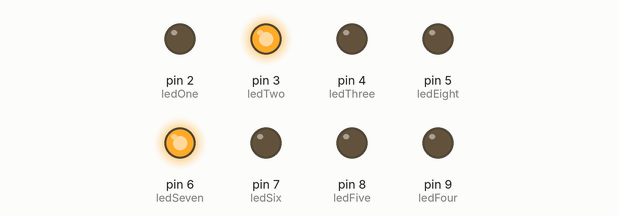
A sketch run on a simulated Arduino Uno, built with avr-gcc and run on an emulated ATmega328P. Parts: output pins drawn as LEDs (lit = HIGH).

Above: at 0.5 s.
At 2.5 s:
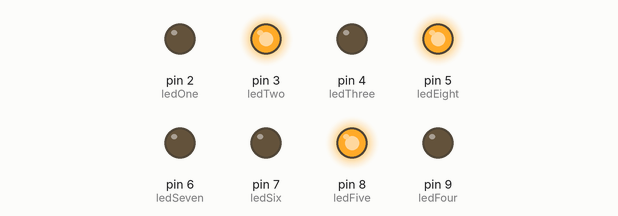
At 3.5 s:
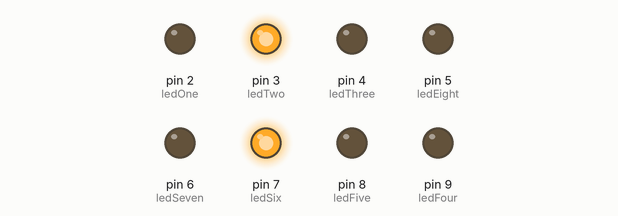
At 5.0 s:
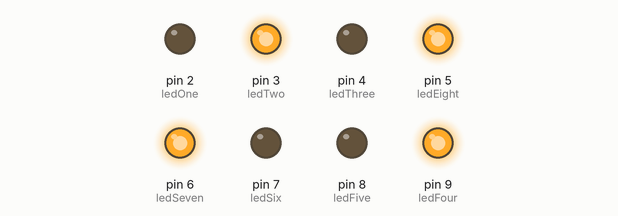
At 7.5 s:
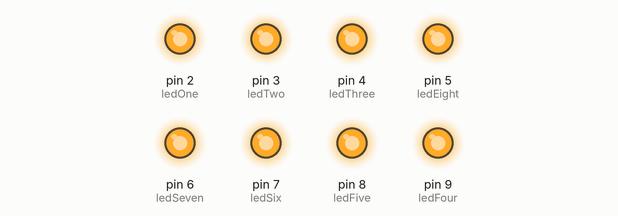
At 10.3 s:
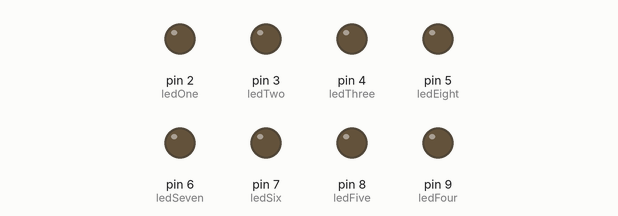
Timing chart, 0 to 15.3 s (numbered marks = the images above):
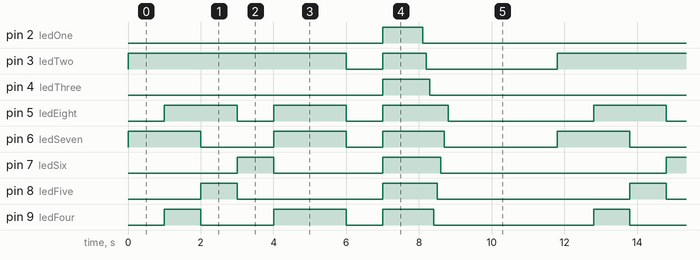

The sketch:

b_sides_2018.ino
```cpp
/*
  Binary Blink

  This super crappy code was written in the haze of cold medicine and has zero guarantee to work.
  In theory, it does.  It will make blinky lights on the B-Sides Seattle badge from 2018

  Do with it what you will.

  Change it, erase it, post it online and mock it incessantly.
*/

int ledOne = 2;
int ledTwo = 3;
int ledThree = 4;
int ledFour = 9;
int ledFive = 8;
int ledSix = 7;
int ledSeven = 6;
int ledEight = 5;

// Timer for the spiral
int timer = 100;
// Array of pin numbers to which LEDs are attached
int ledPins[] = {2, 3, 4, 9, 8, 7, 6, 5};
int pinCount = 8;

// This runs to initiallize as soon as the chip is reset or gets power
void setup() {
  // Initialize Arduino digital pins [2,3,4,5,6,7,8,9] for output
  // Digital pins utilized on the ATMEGA328p are [4,5,6,11,12,13,14,15], which map to the Arduino pins above
  pinMode(ledOne, OUTPUT);
  pinMode(ledTwo, OUTPUT);
  pinMode(ledThree, OUTPUT);
  pinMode(ledFour, OUTPUT);
  pinMode(ledFive, OUTPUT);
  pinMode(ledSix, OUTPUT);
  pinMode(ledSeven, OUTPUT);
  pinMode(ledEight, OUTPUT);
}

// Loop forever and ever and ever and ever (and ever)
// As is, this just turns the LEDs on as "bits" in an ASCII character byte
// LEDs start at the bottom left (7 o'clock or so) and circle around the board clock-wise, positions 1-8
void loop() {
  //B 01000010
  digitalWrite(ledOne, LOW);
  digitalWrite(ledTwo, HIGH);
  digitalWrite(ledThree, LOW);
  digitalWrite(ledFour, LOW);
  digitalWrite(ledFive, LOW);
  digitalWrite(ledSix, LOW);
  digitalWrite(ledSeven, HIGH);
  digitalWrite(ledEight, LOW);
  delay(1000);
  //S 01010011
  digitalWrite(ledOne, LOW);
  digitalWrite(ledTwo, HIGH);
  digitalWrite(ledThree, LOW);
  digitalWrite(ledFour, HIGH);
  digitalWrite(ledFive, LOW);
  digitalWrite(ledSix, LOW);
  digitalWrite(ledSeven, HIGH);
  digitalWrite(ledEight, HIGH);
  delay(1000);
  //I 01001001
  digitalWrite(ledOne, LOW);
  digitalWrite(ledTwo, HIGH);
  digitalWrite(ledThree, LOW);
  digitalWrite(ledFour, LOW);
  digitalWrite(ledFive, HIGH);
  digitalWrite(ledSix, LOW);
  digitalWrite(ledSeven, LOW);
  digitalWrite(ledEight, HIGH);
  delay(1000);
  //D 01000100
  digitalWrite(ledOne, LOW);
  digitalWrite(ledTwo, HIGH);
  digitalWrite(ledThree, LOW);
  digitalWrite(ledFour, LOW);
  digitalWrite(ledFive, LOW);
  digitalWrite(ledSix, HIGH);
  digitalWrite(ledSeven, LOW);
  digitalWrite(ledEight, LOW);
  delay(1000);
  //E 01000101
  digitalWrite(ledOne, LOW);
  digitalWrite(ledTwo, HIGH);
  digitalWrite(ledThree, LOW);
  digitalWrite(ledFour, HIGH);
  digitalWrite(ledFive, LOW);
  digitalWrite(ledSix, LOW);
  digitalWrite(ledSeven, HIGH);
  digitalWrite(ledEight, HIGH);
  delay(1000);
  //S 01010011
  digitalWrite(ledOne, LOW);
  digitalWrite(ledTwo, HIGH);
  digitalWrite(ledThree, LOW);
  digitalWrite(ledFour, HIGH);
  digitalWrite(ledFive, LOW);
  digitalWrite(ledSix, LOW);
  digitalWrite(ledSeven, HIGH);
  digitalWrite(ledEight, HIGH);
  delay(1000);
  // All off
  digitalWrite(ledOne, LOW);
  digitalWrite(ledTwo, LOW);
  digitalWrite(ledThree, LOW);
  digitalWrite(ledFour, LOW);
  digitalWrite(ledFive, LOW);
  digitalWrite(ledSix, LOW);
  digitalWrite(ledSeven, LOW);
  digitalWrite(ledEight, LOW);
  delay(1000);
  // All on
  digitalWrite(ledOne, HIGH);
  digitalWrite(ledTwo, HIGH);
  digitalWrite(ledThree, HIGH);
  digitalWrite(ledFour, HIGH);
  digitalWrite(ledFive, HIGH);
  digitalWrite(ledSix, HIGH);
  digitalWrite(ledSeven, HIGH);
  digitalWrite(ledEight, HIGH);
  delay(1000);
  // loop from the lowest pin to the highest:
  for (int thisPin = 0; thisPin < pinCount; thisPin++) {
    // turn the pin on:
    digitalWrite(ledPins[thisPin], HIGH);
    delay(timer);
    // turn the pin off:
    digitalWrite(ledPins[thisPin], LOW);

  }
  // All off
  digitalWrite(ledOne, LOW);
  digitalWrite(ledTwo, LOW);
  digitalWrite(ledThree, LOW);
  digitalWrite(ledFour, LOW);
  digitalWrite(ledFive, LOW);
  digitalWrite(ledSix, LOW);
  digitalWrite(ledSeven, LOW);
  digitalWrite(ledEight, LOW);
  delay(3000);
}
```

Measured:
- by itself, pin 2 (ledOne): alternates HIGH for 1.1 s and LOW for 10.7 s
- by itself, pin 3 (ledTwo): repeats every 11.8 s: LOW 1.0 s, HIGH 1.2 s, LOW 3.6 s, HIGH 6.0 s
- by itself, pin 4 (ledThree): alternates HIGH for 1.3 s and LOW for 10.5 s
- by itself, pin 5 (ledEight): repeats every 11.8 s: LOW 1.0 s, HIGH 2.0 s, LOW 1.0 s, HIGH 1.8 s, LOW 4.0 s, HIGH 2.0 s
- by itself, pin 6 (ledSeven): repeats every 11.8 s: LOW 2.0 s, HIGH 2.0 s, LOW 1.0 s, HIGH 1.7 s, LOW 3.1 s, HIGH 2.0 s
- by itself, pin 7 (ledSix): repeats every 11.8 s: LOW 3.0 s, HIGH 1.6 s, LOW 6.2 s, HIGH 1.0 s
- by itself, pin 8 (ledFive): repeats every 11.8 s: LOW 4.0 s, HIGH 1.5 s, LOW 5.3 s, HIGH 1.0 s
- by itself, pin 9 (ledFour): repeats every 11.8 s: LOW 2.0 s, HIGH 2.0 s, LOW 1.0 s, HIGH 1.4 s, LOW 4.4 s, HIGH 1.0 s
